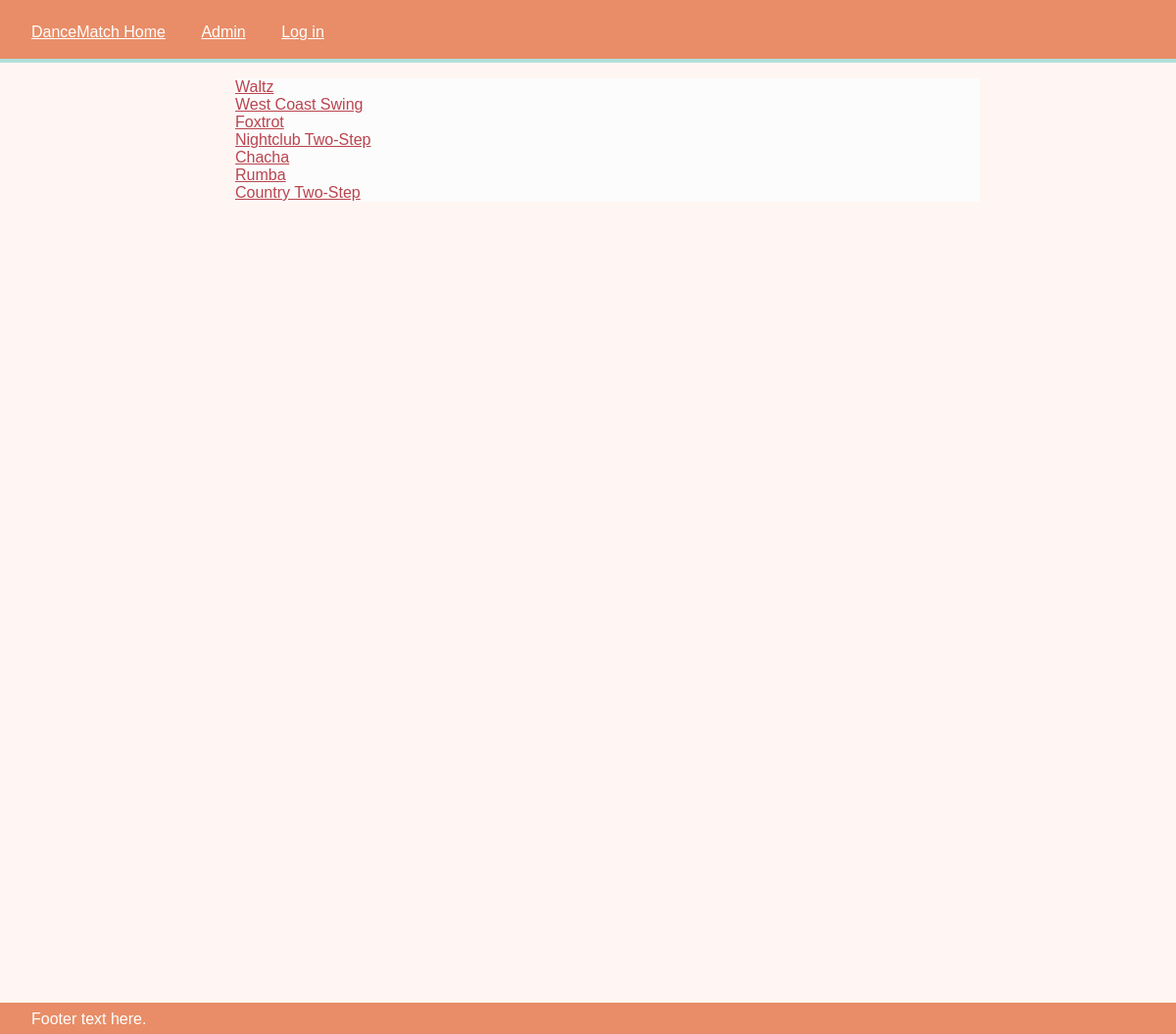
Screenshot of /dances/ with the database file from the repository.
### dancematch_app/models.py (models this page shows, shortened)
class Dance(models.Model):
    name = models.CharField(default='', max_length=200)
    description = models.TextField(blank=True)
    dance_community = models.ManyToManyField(
        Dancer,
        through='DancePrefs',
        through_fields=('dance', 'dancer')
    )

### dancematch_app/views.py (the view)
# urls.py: url(r'^dances/', views.dances, name='dances'),
def dances(request):
    all_dances = Dance.objects.all()
    template = loader.get_template('dances.html')
    context = RequestContext(request, {
        'all_dances': all_dances,
    })
    return HttpResponse(template.render(context))

### dancematch_app/templates/dances.html
{% extends "base_generic.html" %}
{% load staticfiles %}
{% block content %}
{% if all_dances %}
    <ul>
    {% for dance in all_dances %}
        <li><a href="{{ dance.id }}/">{{ dance.name }}</a></li>
    {% endfor %}
    </ul>
{% else %}
    <p>No dances are available.</p>
{% endif %}
{% endblock %}

### dancematch_app/static/style.css (style rules this page uses)
body { background: #fff6f4; padding: 0; margin: 0; font-family: "Trebuchet MS", sans-serif; }
a { color: #ba444e; }
ul { list-style-type: none; }
li { background-color: #fcfcfc; }

### rows the page displays
Dance: name "Waltz"
Dance: name "West Coast Swing"
Dance: name "Foxtrot"
Dance: name "Nightclub Two-Step"
Dance: name "Chacha"
Dance: name "Rumba"
Dance: name "Country Two-Step"
